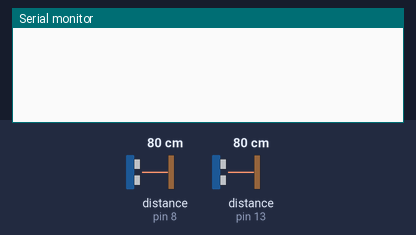
A sketch run on a simulated Arduino Leonardo, built with avr-gcc and run on an emulated ATmega32U4. Shown: the last lines printed to the serial monitor. Wiring (inferred from the names in the program): 2 × ultrasonic range finder: trigger pin 7, echo pin 8 / trigger pin 12, echo pin 13. The inputs (shaded band) are chosen by the test bench; at power-on: distance to the obstacle (sensors on pin 8, pin 13) 80 cm. The echo pulse lasts 58.3 µs per cm; the modem accepts every AT command (registered, SIM ready, sends succeed) and sends nothing else.

Above: at 1.2 s.
1.3 s: distance to the obstacle (sensor on pin 8) set to 74 cm
2.8 s: distance to the obstacle (sensor on pin 8) set to 66 cm
At 4.7 s:
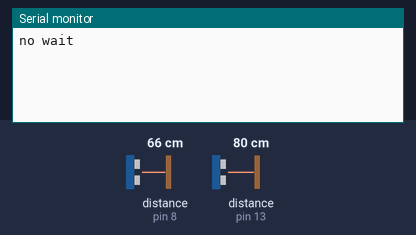
At 6.0 s:
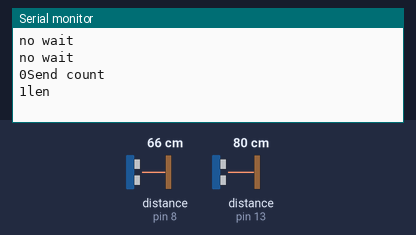

Measured:
- the behaviour switches between 71 and 70 cm on distance to the obstacle (sensor on pin 8) (found by bisection; images 0 and 1)
- after the input at 2.8 s, the serial monitor: prints a new line after 1.2 s (image 1)

The sketch:

counting_people.ino
```cpp
int trigPin1 = 7, echoPin1 = 8;
int distance1=0,duration1=0;

int trigPin2 = 12, echoPin2 = 13;
int distance2=0,duration2=0;

bool flag1 = false;
bool flag2 = false;
bool inside = false;
bool outside = false;
bool in_process = false;
bool out_process = false;

int max_wait = 0; // counter for reset
int counter = 0;
int timer = 0;
char count_buffer[3];

const int side_threshold = 50;
const int up_threshold = 70;
void setup() {
  // put your setup code here, to run once:
  Serial.begin(9600);
  Serial1.begin(9600);
  while (!Serial) {
    ; // wait for serial port to connect.
  }
  pinMode(trigPin1, OUTPUT);
  pinMode(echoPin1, INPUT);
  pinMode(trigPin2, OUTPUT);
  pinMode(echoPin2, INPUT);
  counter = 0;
}

void reset() {
    inside = false;
    outside = false;
    in_process = false;
    out_process = false;
    flag1 = false;
    flag2 = false;
    max_wait = 0;
}

void loop() {
  flag1 = false;
  flag2 = false;
  digitalWrite(trigPin1, LOW); // Clears the trigPin
  digitalWrite(trigPin1, HIGH);
  delayMicroseconds(5);
  digitalWrite(trigPin1, LOW);
  duration1 = pulseIn(echoPin1, HIGH);

  digitalWrite(trigPin2, LOW); // Clears the trigPin
  delayMicroseconds(2);
  digitalWrite(trigPin2, HIGH);
  delayMicroseconds(5);
  digitalWrite(trigPin2, LOW);
  duration2 = pulseIn(echoPin2, HIGH);

  distance1 = duration1*0.034/2;
  distance2 = duration2*0.034/2;

  //Serial.print("\n distance1=");
  //Serial.print(distance1);

  //Serial.print("\n distance2=");
  //Serial.print(distance2);

  if (distance1 < up_threshold) {
    //Serial.println("outside_up");
    flag1 = true;
  }
  if (distance2 < side_threshold) {
    //Serial.println("inside_side");
    flag2 = true;
  }
  if (flag1 == true && flag2 == false) {
    outside = true;
    if (in_process == false && out_process == false) {
      in_process = true;
    }
  } else if (flag1 == false && flag2 == true) {
    inside = true;
    if (in_process == false && out_process == false) {
      out_process = true;
    }
  }

  if (in_process == true && out_process == false) {
    max_wait++;
    //Serial.println("still wait to in");
    if (inside == true) {
      Serial.println("in");
      ++counter;
      Serial.println(counter);
      reset();
    }
  } else if (out_process == true && in_process == false) {
    max_wait++;
    //Serial.println("still wait to out");
    if (outside == true) {
      Serial.println("out");
      --counter;
      Serial.println(counter);
      reset();
    }
  }

  if (max_wait > 10) {
    Serial.println("no wait");
    reset();
  }

  if (counter < 0) counter = 0;
  delay(100);

  timer++;
  if (timer > 50) {
    timer = 0;
    sprintf(count_buffer, "%d\0", counter);
    Serial1.print("AT+DTX=");
    Serial1.print(strlen(count_buffer));
    Serial1.print(",\"");
    Serial1.print(count_buffer);
    Serial1.println("\"");

    Serial.print(count_buffer);
    Serial.println("Send count");
    Serial.print(strlen(count_buffer));
    Serial.println("len");
  }
}
```
